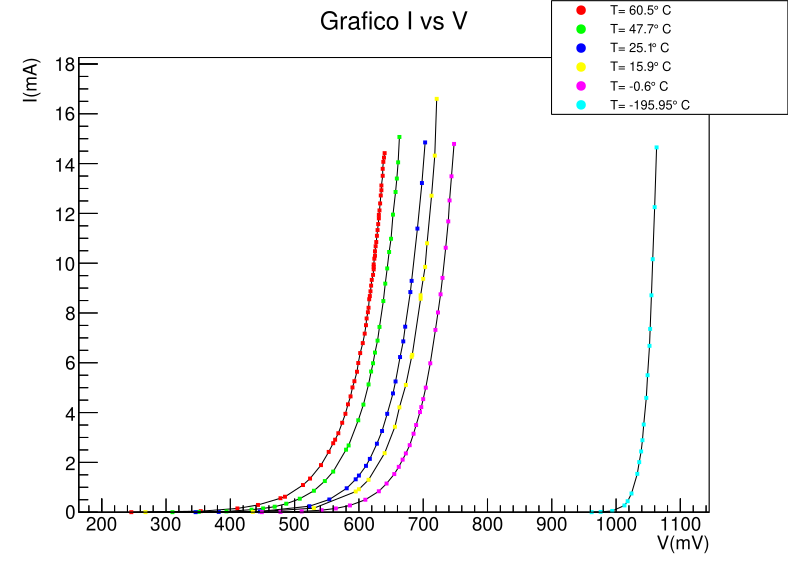

The script that drew this image:
import ROOT
from array import array
import numpy as np
import pandas as pd




c = ROOT.TCanvas("c", "Grafico I vs V", 800, 600)
c.cd()

all_V = array('d', [])
all_lnI = array('d', [])

tabella = ROOT.TLegend(0.70, 0.80, 1.00, 1.00) #creazione legenda in alto a destra
#coordinate: (x1, y1, x2, y2) dove (x1,y1) e' l'angolo in basso a sinistra, (x2,y2) l'angolo in alto a destra
tabella.SetBorderSize(1)
tabella.SetFillColor(0)
tabella.SetTextAlign(12)#codice di allineamento testo
#Codici di allineamento:
#Verticale: 1=sotto, 2=centro, 3=sopra
#Orizzontale: 1=sinistra, 2=centro, 3=destra
tabella.SetTextSize(0.025)

#uso fogli da processare per ciclare sui fogli
#questa parte di codice mi serve per creare la tavolozza su cui disegnare sennò è un casino mi sovrascrive
for j in range(1,7): #la funzione range prende crea un intervallo chiuso a sx e aperto a dx
    #nelle prossime righe faccio leggere tutti i dati da tutti i fogli(tolgo i NaN)
    s=str(j)
    foglio="Temp_"+s
    df = pd.read_excel("Esperienza_2.xlsx", sheet_name=foglio)
    df = df.dropna(subset=["Volt(mV)","Corr(mA)"])

    V = array('d', df["Volt(mV)"].to_numpy(dtype=float))
    lnI = array('d', df["Corr(mA)"].to_numpy(dtype=float))

    eV = array('d', [0.0]*len(V))
    elnI = array('d', [0.0]*len(lnI))

    all_V.extend(V) #array accumulatori che hanno tutti i dati
    all_lnI.extend(lnI)

#creazione grafico dummy, solo per disegnare la tavolozza con range completo ()
dummy_V = array('d', [min(all_V), max(all_V)])
dummy_lnI = array('d', [min(all_lnI), max(all_lnI)])
dummy_graph = ROOT.TGraph(2, dummy_V, dummy_lnI)
dummy_graph.SetTitle("Grafico I vs V;V(mV); I(mA)") 
dummy_graph.Draw("AP") #AP non solo A 

#N.B. TGraphErrors non viene conservato da ROOT (come fa per TF1), devo creare una lista dove salvare i grafici
grafici=[]
for j in range(1,7):
    s=str(j) #converte l'intero i in una stringa s, in modo da poterlo poi concatenare alla stringa foglio nella prossima riga 
    foglio="Temp_"+s
    df = pd.read_excel("Esperienza_2.xlsx", sheet_name=foglio) #legge il file excel
    df = df.dropna(subset=["Volt(mV)","Corr(mA)"]) #controlla solo le colonne V e I. Se una di queste contiene un valore mancante, elimina quella riga

    V = array('d', df["Volt(mV)"].to_numpy(dtype=float)) #df è il dataframe, "V" è il nome della colonna da leggere 
    lnI = array('d', df["Corr(mA)"].to_numpy(dtype=float))  #to_numpy converte la colonna in un array NumPy di tipo float.

    eV = array('d', [0.0]*len(V))
    elnI = array('d', [0.0]*len(lnI))
    tempK = df["Temp(K)"].iloc[1]
    T=str(tempK)


    g_name=f"g_{s}"
    g=ROOT.TGraphErrors(len(V), V, lnI, eV, elnI)
    g.SetName(f"g_{s}") #do un nome diverso ad ogni grafico
    g.SetMarkerStyle(21) 
    g.SetMarkerColor(ROOT.kBlack + (j%7)) 
    #ROOT associa ai colori un numero da 0 a 7
    #j%7 mi da il resto della divisione di j per 7, evito input non validi, se j=8 sono fuori range
    g.SetMarkerSize(0.5) 
    g.SetLineColor(ROOT.kBlack)
    g.SetLineWidth(1) 

    g.Draw("PL SAME") #non faccio ridisegnare gli assi!
    grafici.append(g)
    c.Update() #forzo l'aggiornamento del canvas

    colore=ROOT.kBlack + (j%7)
    testo = f"T= {T}#circ C" 
    entry = tabella.AddEntry(ROOT.nullptr, testo, "P") #crea una nuova voce nella legenda ogni ciclo
    entry.SetMarkerColor(colore)
    entry.SetMarkerStyle(20)  #P è il mio marker
    entry.SetMarkerSize(1.2)
    tabella.Draw()

c.RedrawAxis()
c.Modified() 
c.Update()
c.SaveAs("I_vs_V.pdf") 
input("Premi Invio per chiudere...")
